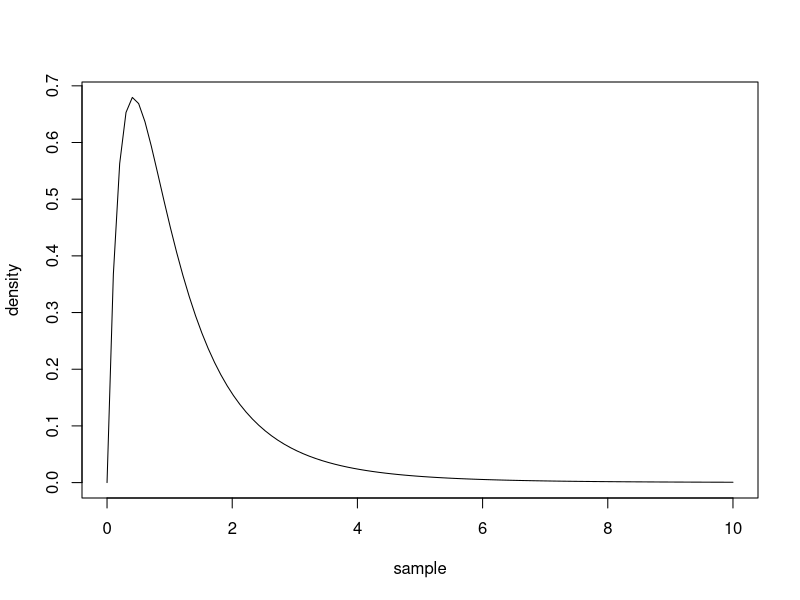
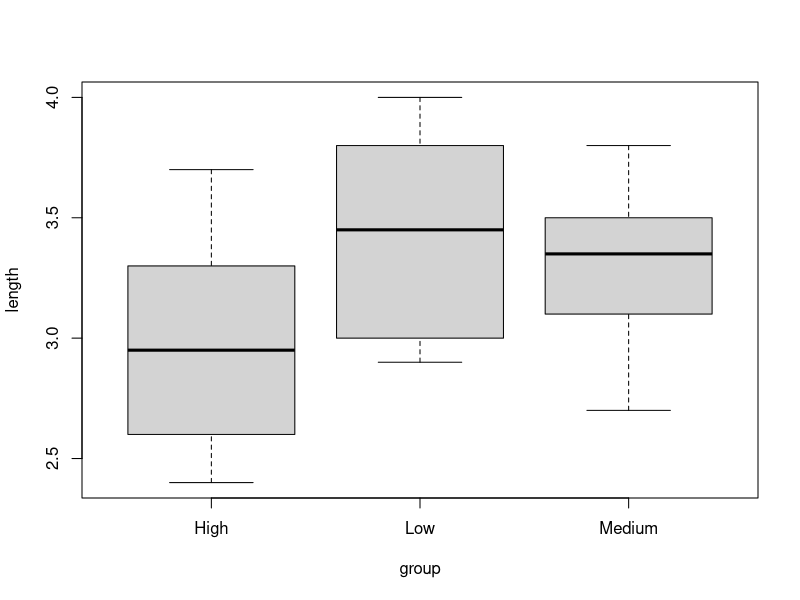
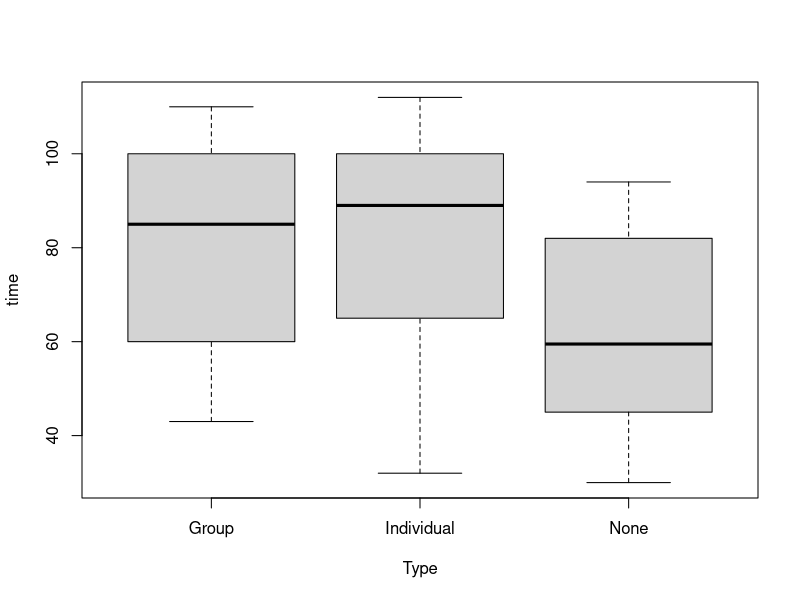

R code for these plots, in order:
# ANOVA : ANalysis Of Variance
# 

# F distribution 
sample <- seq(0, 10, length.out = 100)
density <- df(sample, df1 = 4, df2= 10)
plot(sample, density, type = 'l')

# ANOVA
length <- c(3.4, 3.2, 3.0, 3.0, 3.5, 3.8, 3.6, 4.0, 3.9, 2.9, 3.5, 3.6, 2.7, 3.5, 3.8, 2.9, 3.4, 3.2, 3.3, 3.1, 2.9, 3.0, 2.6, 3.3, 3.7, 2.7, 2.4, 2.5, 3.3, 3.4)
group <- c(rep("Low", 10), rep("Medium", 10), rep("High", 10))

ex12_1 <- data.frame(length = length, group = group)

res.aov <- aov(length ~ group, data = ex12_1)
summary(res.aov)
boxplot(length ~ group, data = ex12_1)

# Tukey's test
TukeyHSD(res.aov)

# ANOVA Exercise

Groups <- c(55, 43, 100, 105, 95, 93, 50, 83, 86, 59, 60, 110, 100, 92, 108, 84, 75, 60)
Indivs <- c(87, 95, 48, 32, 103, 99, 108, 110, 112, 100, 66, 60, 76, 60, 65, 85, 97, 91)
Nones  <- c(76, 59, 43, 46, 60, 88, 90, 30, 65, 92, 34, 56, 45, 82, 94, 80, 50, 40)

HW_data <- data.frame(time = c(Groups, Indivs, Nones), Type = c(rep("Group",18), rep("Individual", 18), rep("None", 18)))

res.aov <- aov(time ~ Type, data = HW_data)
summary(res.aov)
boxplot(time ~ Type, data = HW_data)

# Tukey's test
TukeyHSD(res.aov)

